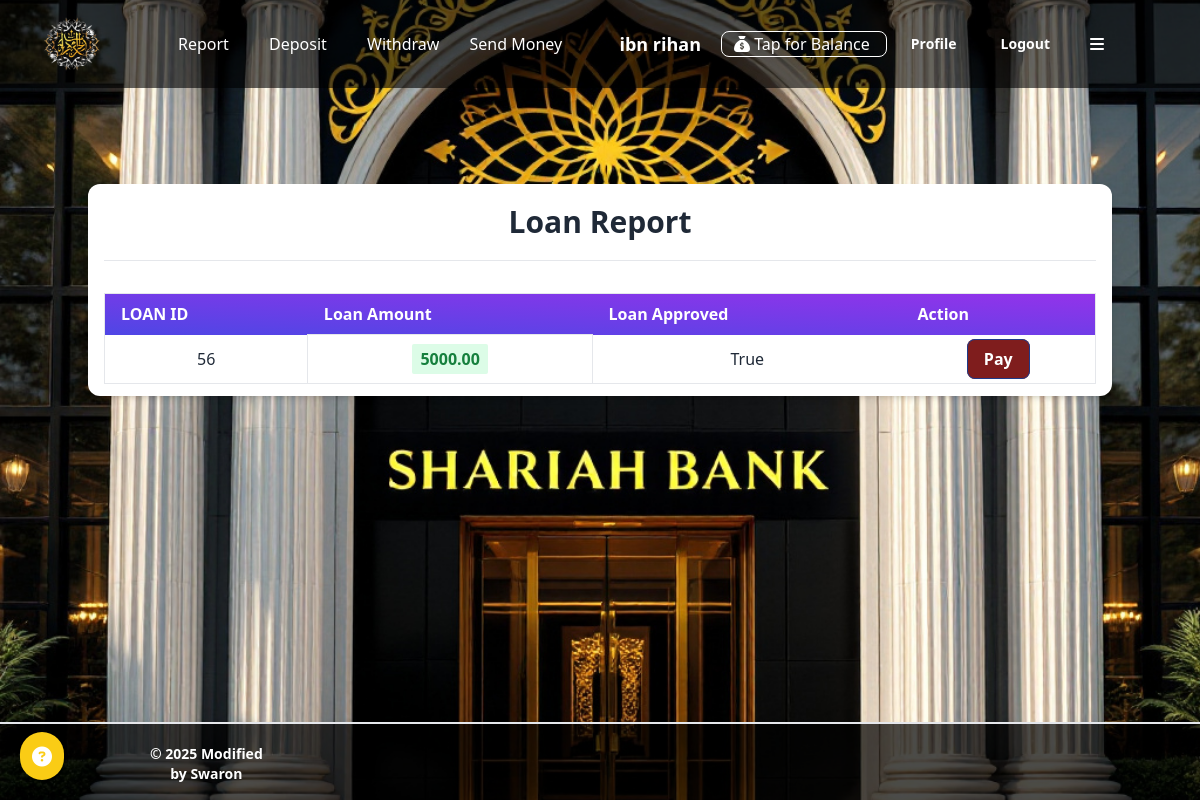
Page /transactions/loans/ (signed in) on the committed database.
### transactions/models.py (models this page shows)
class Transaction(models.Model):
    account = models.ForeignKey(UserBankAccount, related_name='transactions', on_delete=models.CASCADE)
    amount = models.DecimalField(max_digits=10, decimal_places=2)
    balance_after_transaction = models.DecimalField(max_digits=10, decimal_places=2)
    transaction_type = models.IntegerField(choices=TRANSACTION_TYPE, null=True)
    timestamp = models.DateTimeField(auto_now_add=True)
    loan_approved = models.BooleanField(default=False)
    class Meta:
        ordering = ['timestamp']

### transactions/views.py (the view)
# urls.py: path('loans/', LoanListView.as_view(), name='loan_list'),
class LoanListView(LoginRequiredMixin, ListView):
    template_name = 'transactions/loan_request.html'
    context_object_name = 'loans'
    def get_queryset(self):
        return Transaction.objects.filter(
            account=self.request.user.account,
            transaction_type=LOAN
        )

### transactions/templates/transactions/loan_request.html (shortened to what this page needs)
{% extends 'base.html' %}
{% block content %}
<div class="my-10 py-3 px-4 bg-white rounded-xl shadow-md">
  <h1 class="font-bold text-3xl text-center pb-5 pt-2">Loan Report</h1>
  <hr />
  <table
    class="table-auto mx-auto w-full px-5 rounded-xl mt-8 border dark:border-neutral-500"
  >
    <thead class="bg-purple-900 text-white text-left">
      <tr
        class="bg-gradient-to-tr from-indigo-600 to-purple-600 rounded-md py-2 px-4 text-white font-bold"
      >
        <th class="px-4 py-2">LOAN ID</th>
        <th class="px-4 py-2">Loan Amount</th>
        <th class="px-4 py-2">Loan Approved</th>
        <th class="px-4 py-2">Action</th>
      </tr>
    </thead>
    <tbody>
      {% for loan in loans %}
      <tr class="border-b dark:border-neutral-500">
        <td class="px-4 py-2">
         {{ loan.id }}
        </td>
        <td class="px-4 py-3 text-s border">
          <span class="px-2 py-1 font-bold leading-tight rounded-sm text-green-700 bg-green-100">
            {{ loan.amount }}
          </span>
        </td>
        <td class="px-4 py-2">
          {{ loan.loan_approved }}
        </td>
        <td class="px-4 py-2">
          {% if loan.loan_approved %}
          <a class="font-bold bg-red-900 text-white hover:text-blue-900 hover:bg-white border border-blue-900 px-4 py-2 rounded-lg" href='{% url "loan_pay" loan.id %}'>Pay</a>
          {% else %}
          <p class="font-bold text-red-700 bg-red-100">Loan Pending</p>
          {% endif %}
        </td>
      </tr>
      {% endfor %}
    </tbody>
  </table>
</div>
{% endblock %}

### core/templates/navbar.html (shortened to what this page needs)
{% load static %}
<nav class="flex items-center justify-between flex-wrap bg-black/60 p-3 px-10">
    <div class="flex items-center flex-shrink-0 text-white mr-6">
        <a href="{% url 'home' %}">
            <img class="w-16 h-16" src="{% static 'logo.png' %}" alt="">
        </a>
    </div>
    <div class="w-full block flex-grow lg:flex lg:items-center lg:w-auto px-10">
        {% if request.user.is_authenticated %}
            <div class="text-md lg:flex-grow">
                <a href="{% url 'transaction_report' %}" class="block mt-4 px-2.5 lg:inline-block lg:mt-0 text-white hover:text-yellow-500 hover:font-black mr-4">
                    Report
                </a>
                <a href="{% url 'deposit_money' %}" class="block mt-4 px-2.5 lg:inline-block lg:mt-0 text-white hover:text-yellow-500 hover:font-black mr-4">
                    Deposit
                </a>
                <a href="{% url 'withdraw_money' %}" class="block mt-4 px-2.5 lg:inline-block lg:mt-0 text-white hover:text-yellow-500 hover:font-black mr-4">
                    Withdraw
                </a>
                <a href="{% url 'send_money' %}" class="block mt-4 lg:inline-block lg:mt-0 text-white hover:text-yellow-500 hover:font-black mr-4">
                    Send Money
                </a>
            </div>
            <div class="flex w-auto">
                <div class="text-white my-auto font-black px-5 text-lg">
                    {{ request.user.first_name }} {{ request.user.last_name }}
                </div>
            </div>
                <button class="hover:bg-orange-500 text-white pr-4 border-white border pl-3 rounded-lg" id="balanceButton" onclick="toggleBalance()"><i class="fa-solid fa-sack-dollar"></i> Tap for Balance</button>
                <div class="ml-1">
                    <a href="{% url 'profile' %}" class="font-bold mx-1 inline-block text-sm px-4 py-2 leading-none bg-transparent rounded text-white border-white hover:border-transparent hover:text-dark hover:bg-orange-500 mt-4 lg:mt-0">Profile</a>
                </div>
                <form action="{% url 'logout' %}" method="post" style="display:inline;">
                    <button type="submit" class="mx-2 inline-block font-bold text-sm px-4 py-2 leading-none bg-transparent rounded text-white border-white hover:border-transparent hover:text-dark hover:bg-orange-500 mt-4 lg:mt-0">Logout</button>
                </form>
                <div class="relative inline-block">
                    <button id="dropdownButton" class="px-4 py-1 hover:bg-orange-500 text-white rounded-md focus:outline-none">
                        <i class="fa-solid fa-bars"></i>
                    </button>
                </div>
        {% endif %}
    </div>
</nav>

### rows in the picture
Transaction: id "56", amount "5000.00", loan_approved "True", shows "Pay"

### other values in the picture
{{ request.user.first_name }} "ibn"
{{ request.user.last_name }} "rihan"
